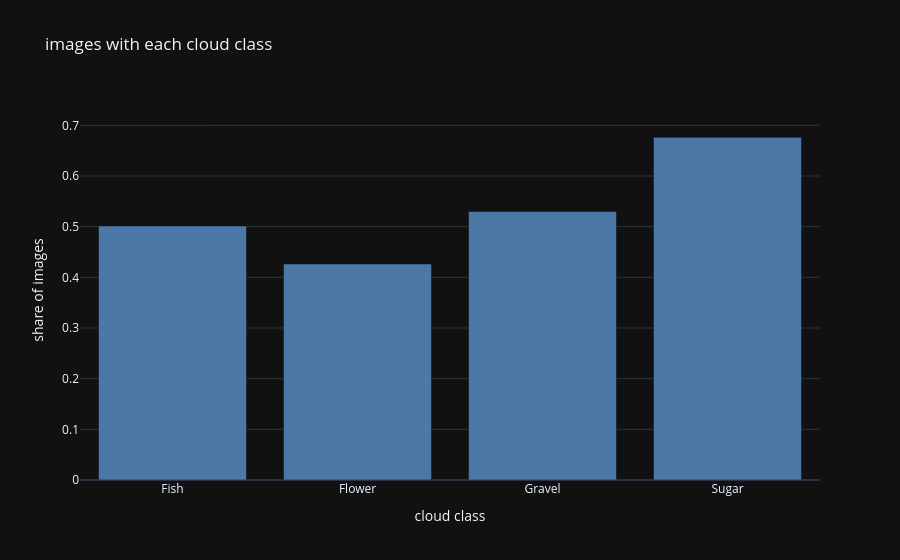
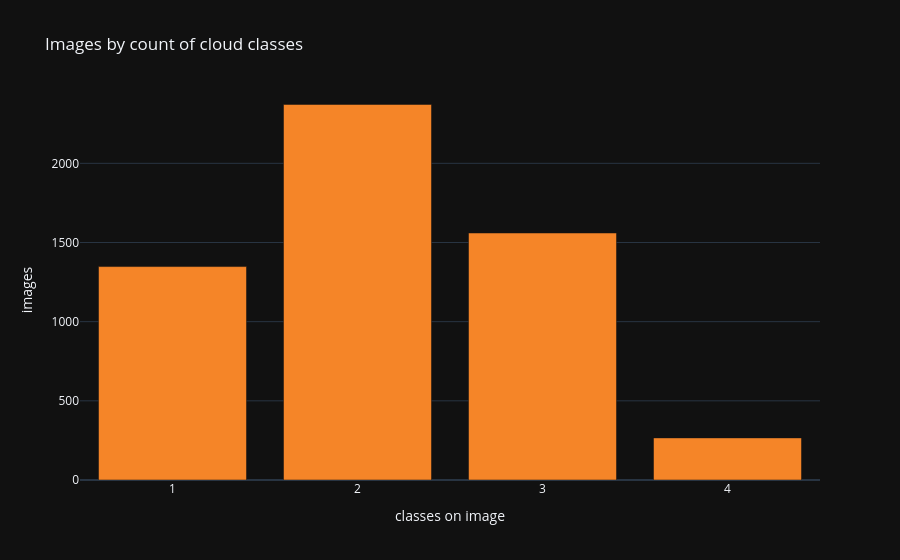
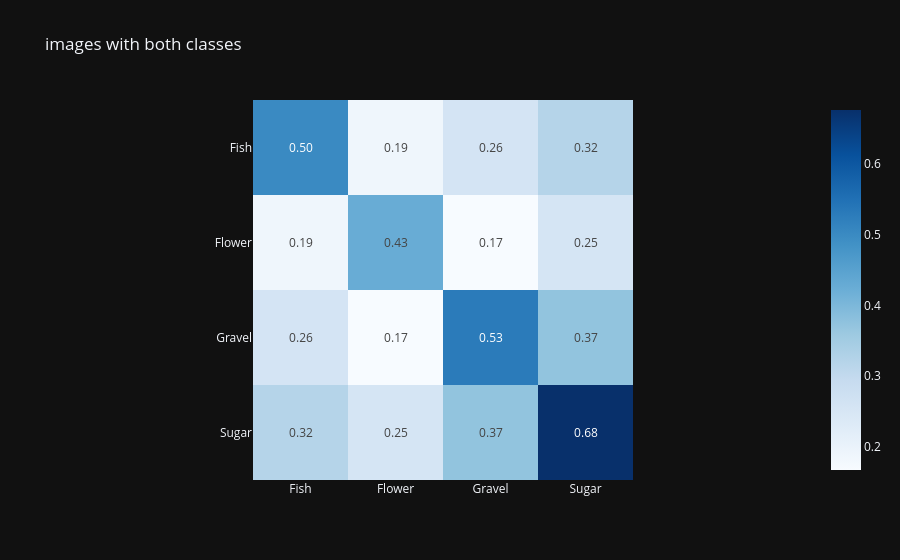

The notebook cell saved with these charts, in order:
### Code cell
# --------------------
# 2. EDA
# --------------------

# null in EncodedPixels column we take as no such class in the image
df_raw['has_mask'] = df_raw['EncodedPixels'].notna()

# how many images with cloud classes
class_share = df_raw.groupby('label')['has_mask'].mean().reindex(CLASSES)
print('images with cloud classes:')
print(class_share.round(4).to_string())

fig = px.bar(x=CLASSES, y=class_share.values,
             title='images with each cloud class',
             labels={'x': 'cloud class', 'y': 'share of images'})
fig.update_traces(marker_color='#4c78a8')
fig.update_yaxes(range=[0, 0.75])
fig.show()

# How many cloud classes co-exist on one image
n_classes_per_image = df_raw.groupby('image_id')['has_mask'].sum()
counts_per_n = n_classes_per_image.value_counts().sort_index()
print('Images by number of classes:')
print(counts_per_n.to_string())

y_top = int(np.ceil(counts_per_n.max() / 100.0) * 100)
fig = px.bar(x=counts_per_n.index.astype(str), y=counts_per_n.values,
             title='Images by count of cloud classes',
             labels={'x': 'classes on image', 'y': 'images'})
fig.update_traces(marker_color='#f58528')
fig.update_yaxes(range=[0, y_top])
fig.show()

# images where both classes are present
pivot_mask = df_raw.pivot_table(index='image_id', columns='label',
                                values='has_mask', aggfunc='max').astype(float)[CLASSES]
both_classes = (pivot_mask.T.values @ pivot_mask.values) / pivot_mask.shape[0]

fig = px.imshow(both_classes, x=CLASSES, y=CLASSES, text_auto='.2f', color_continuous_scale='Blues',
                title='images with both classes')
fig.show()

# Sugar cloud in 68% images, flower in 43
# strong pair - gravel+sugar (0.37), rare - flower+gravel (0.17)

### Figure 1 — Plotly figure (JSON) as saved in the notebook; plotly's stock layout.template omitted (floating-point values rounded to 4 significant figures)
{"data": [{"hovertemplate": "cloud class=%{x}<br>share of images=%{y}<extra></extra>", "legendgroup": "", "marker": {"color": "#4c78a8", "pattern": {"shape": ""}}, "name": "", "orientation": "v", "showlegend": false, "textposition": "auto", "x": ["Fish", "Flower", "Gravel", "Sugar"], "xaxis": "x", "y": [0.5014, 0.4264, 0.5299, 0.6763], "yaxis": "y", "type": "bar"}], "layout": {"xaxis": {"anchor": "y", "domain": [0.0, 1.0], "title": {"text": "cloud class"}}, "yaxis": {"anchor": "x", "domain": [0.0, 1.0], "title": {"text": "share of images"}, "range": [0, 0.75]}, "legend": {"tracegroupgap": 0}, "title": {"text": "images with each cloud class"}, "barmode": "relative"}}

### Figure 2 — Plotly figure (JSON) as saved in the notebook; plotly's stock layout.template omitted (floating-point values rounded to 4 significant figures)
{"data": [{"hovertemplate": "classes on image=%{x}<br>images=%{y}<extra></extra>", "legendgroup": "", "marker": {"color": "#f58528", "pattern": {"shape": ""}}, "name": "", "orientation": "v", "showlegend": false, "textposition": "auto", "x": ["1", "2", "3", "4"], "xaxis": "x", "y": [1348, 2372, 1560, 266], "yaxis": "y", "type": "bar"}], "layout": {"xaxis": {"anchor": "y", "domain": [0.0, 1.0], "title": {"text": "classes on image"}}, "yaxis": {"anchor": "x", "domain": [0.0, 1.0], "title": {"text": "images"}, "range": [0, 2400]}, "legend": {"tracegroupgap": 0}, "title": {"text": "Images by count of cloud classes"}, "barmode": "relative"}}

### Figure 3 — Plotly figure (JSON) as saved in the notebook; plotly's stock layout.template omitted (floating-point values rounded to 4 significant figures)
{"data": [{"coloraxis": "coloraxis", "name": "0", "texttemplate": "%{z:.2f}", "x": ["Fish", "Flower", "Gravel", "Sugar"], "y": ["Fish", "Flower", "Gravel", "Sugar"], "z": [[0.5014, 0.1884, 0.2566, 0.3213], [0.1884, 0.4264, 0.167, 0.2533], [0.2566, 0.167, 0.5299, 0.3727], [0.3213, 0.2533, 0.3727, 0.6763]], "type": "heatmap", "xaxis": "x", "yaxis": "y", "hovertemplate": "x: %{x}<br>y: %{y}<br>color: %{z}<extra></extra>"}], "layout": {"xaxis": {"anchor": "y", "domain": [0.0, 1.0], "scaleanchor": "y", "constrain": "domain"}, "yaxis": {"anchor": "x", "domain": [0.0, 1.0], "autorange": "reversed", "constrain": "domain"}, "coloraxis": {"colorscale": [[0.0, "rgb(247,251,255)"], [0.125, "rgb(222,235,247)"], [0.25, "rgb(198,219,239)"], [0.375, "rgb(158,202,225)"], [0.5, "rgb(107,174,214)"], [0.625, "rgb(66,146,198)"], [0.75, "rgb(33,113,181)"], [0.875, "rgb(8,81,156)"], [1.0, "rgb(8,48,107)"]], "autocolorscale": false}, "title": {"text": "images with both classes"}}}
